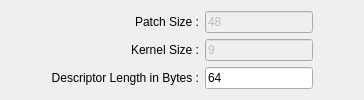
              <widget class="QWidget" name="tabDescriptorBrief">
               <attribute name="title">
                <string>BRIEF</string>
               </attribute>
               <layout class="QGridLayout" name="gridLayout_13">
                <item row="0" column="0">
                 <spacer name="horizontalSpacer_14">
                  <property name="orientation">
                   <enum>Qt::Horizontal</enum>
                  </property>
                  <property name="sizeHint" stdset="0">
                   <size>
                    <width>40</width>
                    <height>20</height>
                   </size>
                  </property>
                 </spacer>
                </item>
                <item row="0" column="1">
                 <layout class="QGridLayout" name="descriptorBriefParams">
                  <item row="0" column="0">
                   <widget class="QLabel" name="descriptorBriefPATCH_SIZELabel">
                    <property name="text">
                     <string>Patch Size :</string>
                    </property>
                    <property name="alignment">
                     <set>Qt::AlignRight|Qt::AlignTrailing|Qt::AlignVCenter</set>
                    </property>
                   </widget>
                  </item>
                  <item row="1" column="0">
                   <widget class="QLabel" name="descriptorBriefKERNEL_SIZELabel">
                    <property name="text">
                     <string>Kernel Size :</string>
                    </property>
                    <property name="alignment">
                     <set>Qt::AlignRight|Qt::AlignTrailing|Qt::AlignVCenter</set>
                    </property>
                   </widget>
                  </item>
                  <item row="2" column="0">
                   <widget class="QLabel" name="descriptorBriefLengthLabel">
                    <property name="text">
                     <string>Descriptor Length in Bytes :</string>
                    </property>
                    <property name="alignment">
                     <set>Qt::AlignRight|Qt::AlignTrailing|Qt::AlignVCenter</set>
                    </property>
                   </widget>
                  </item>
                  <item row="0" column="1">
                   <widget class="QLineEdit" name="descriptorBriefPATCH_SIZEText">
                    <property name="enabled">
                     <bool>false</bool>
                    </property>
                    <property name="text">
                     <string>48</string>
                    </property>
                   </widget>
                  </item>
                  <item row="1" column="1">
                   <widget class="QLineEdit" name="descriptorBriefKERNEL_SIZEText">
                    <property name="enabled">
                     <bool>false</bool>
                    </property>
                    <property name="text">
                     <string>9</string>
                    </property>
                   </widget>
                  </item>
                  <item row="2" column="1">
                   <widget class="QLineEdit" name="descriptorBriefLengthText">
                    <property name="text">
                     <string>64</string>
                    </property>
                   </widget>
                  </item>
                 </layout>
                </item>
                <item row="0" column="2">
                 <spacer name="horizontalSpacer_15">
                  <property name="orientation">
                   <enum>Qt::Horizontal</enum>
                  </property>
                  <property name="sizeHint" stdset="0">
                   <size>
                    <width>40</width>
                    <height>20</height>
                   </size>
                  </property>
                 </spacer>
                </item>
               </layout>
              </widget>
